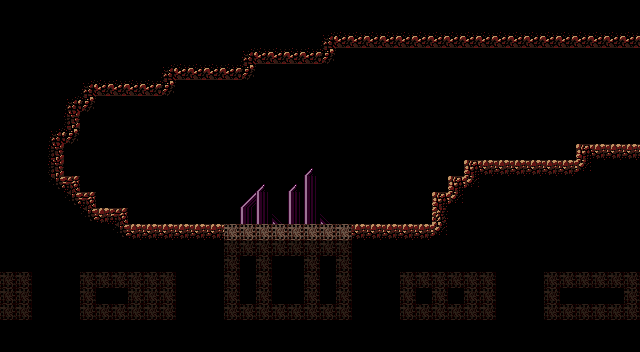

A level layout from a 2D game, rendered from its tile map. Below: a short description, then the map file with its tile-grid data intact:
An orthogonal 40x22 tile map with 16x16 px tiles, 2 tile layers (Background, Collision) and 1 object (Save).

<map version="1.10" tiledversion="1.10.2" orientation="orthogonal" renderorder="right-down" width="40" height="22" tilewidth="16" tileheight="16" infinite="0" nextlayerid="4" nextobjectid="2">
 <tileset firstgid="1" source="../tileset/tileset.tsx" />
 <layer id="3" name="Background" class="Layer" width="40" height="22">
  <properties>
   <property name="type" propertytype="LayerType" value="background" />
  </properties>
  <data encoding="csv">
0,0,0,0,0,0,0,0,0,0,0,0,0,0,0,0,0,0,0,0,0,0,0,0,0,0,0,0,0,0,0,0,0,0,0,0,0,0,0,0,
0,0,0,0,0,0,0,0,0,0,0,0,0,0,0,0,0,0,0,0,0,0,0,0,0,0,0,0,0,0,0,0,0,0,0,0,0,0,0,0,
0,0,0,0,0,0,0,0,0,0,0,0,0,0,0,0,0,0,0,0,0,0,0,0,0,0,0,0,0,0,0,0,0,0,0,0,0,0,0,0,
0,0,0,0,0,0,0,0,0,0,0,0,0,0,0,0,0,0,0,0,0,0,0,0,0,0,0,0,0,0,0,0,0,0,0,0,0,0,0,0,
0,0,0,0,0,0,0,0,0,0,0,0,0,0,0,0,0,0,0,0,0,0,0,0,0,0,0,0,0,0,0,0,0,0,0,0,0,0,0,0,
0,0,0,0,0,0,0,0,0,0,0,0,0,0,0,0,0,0,0,0,0,0,0,0,0,0,0,0,0,0,0,0,0,0,0,0,0,0,0,0,
0,0,0,0,0,0,0,0,0,0,0,0,0,0,0,0,0,0,0,0,0,0,0,0,0,0,0,0,0,0,0,0,0,0,0,0,0,0,0,0,
0,0,0,0,0,0,0,0,0,0,0,0,0,0,0,0,0,0,0,0,0,0,0,0,0,0,0,0,0,0,0,0,0,0,0,0,0,0,0,0,
0,0,0,0,0,0,0,0,0,0,0,0,0,0,0,0,0,0,0,0,0,0,0,0,0,0,0,0,0,0,0,0,0,0,0,0,0,0,0,0,
0,0,0,0,0,0,0,0,0,0,0,0,0,0,0,0,0,0,0,0,0,0,0,0,0,0,0,0,0,0,0,0,0,0,0,0,0,0,0,0,
0,0,0,0,0,0,0,0,0,0,0,0,0,0,0,0,0,0,0,329,0,0,0,0,0,0,0,0,0,0,0,0,0,0,0,0,0,0,0,0,
0,0,0,0,0,0,0,0,0,0,0,0,0,0,0,0,329,0,329,328,0,0,0,0,0,0,0,0,0,0,0,0,0,0,0,0,0,0,0,0,
0,0,0,0,0,0,0,0,0,0,0,0,0,0,0,296,328,0,328,328,0,0,0,0,0,0,0,0,0,0,0,0,0,0,0,0,0,0,0,0,
0,0,0,0,0,0,0,0,0,0,0,0,0,0,0,328,328,297,328,328,297,0,0,0,0,0,0,0,0,0,0,0,0,0,0,0,0,0,0,0,
0,0,0,0,0,0,0,0,0,0,0,0,0,0,0,0,0,0,0,0,0,0,0,0,0,0,0,0,0,0,0,0,0,0,0,0,0,0,0,0,
0,0,0,0,0,0,0,0,0,0,0,0,0,0,0,0,0,0,0,0,0,0,0,0,0,0,0,0,0,0,0,0,0,0,0,0,0,0,0,0,
0,0,0,0,0,0,0,0,0,0,0,0,0,0,0,0,0,0,0,0,0,0,0,0,0,0,0,0,0,0,0,0,0,0,0,0,0,0,0,0,
0,0,0,0,0,0,0,0,0,0,0,0,0,0,0,0,0,0,0,0,0,0,0,0,0,0,0,0,0,0,0,0,0,0,0,0,0,0,0,0,
0,0,0,0,0,0,0,0,0,0,0,0,0,0,0,0,0,0,0,0,0,0,0,0,0,0,0,0,0,0,0,0,0,0,0,0,0,0,0,0,
0,0,0,0,0,0,0,0,0,0,0,0,0,0,0,0,0,0,0,0,0,0,0,0,0,0,0,0,0,0,0,0,0,0,0,0,0,0,0,0,
0,0,0,0,0,0,0,0,0,0,0,0,0,0,0,0,0,0,0,0,0,0,0,0,0,0,0,0,0,0,0,0,0,0,0,0,0,0,0,0,
0,0,0,0,0,0,0,0,0,0,0,0,0,0,0,0,0,0,0,0,0,0,0,0,0,0,0,0,0,0,0,0,0,0,0,0,0,0,0,0
</data>
 </layer>
 <layer id="1" name="Collision" width="40" height="22">
  <data encoding="csv">
972,972,972,972,972,972,972,972,972,972,972,972,972,972,972,972,972,972,972,972,972,972,972,972,972,972,972,972,972,972,972,972,972,972,972,972,972,972,972,972,
972,972,972,972,972,972,972,972,972,972,972,972,972,972,972,972,972,972,972,972,972,972,972,972,972,972,972,972,972,972,972,972,972,972,972,972,972,972,972,972,
972,972,972,972,972,972,972,972,972,972,972,972,972,972,972,972,972,972,972,972,942,1004,1004,1004,1004,1004,1004,1004,1004,1004,1004,1004,1004,1004,1004,1004,1004,1004,1004,1004,
972,972,972,972,972,972,972,972,972,972,972,972,972,972,972,942,1004,1004,1004,1004,1005,0,0,0,0,0,0,0,0,0,0,0,0,0,0,0,0,0,0,0,
972,972,972,972,972,972,972,972,972,972,942,1004,1004,1004,1004,1005,0,0,0,0,0,0,0,0,0,0,0,0,0,0,0,0,0,0,0,0,0,0,0,0,
972,972,972,972,972,942,1004,1004,1004,1004,1005,0,0,0,0,0,0,0,0,0,0,0,0,0,0,0,0,0,0,0,0,0,0,0,0,0,0,0,0,0,
972,972,972,972,942,1005,0,0,0,0,0,0,0,0,0,0,0,0,0,0,0,0,0,0,0,0,0,0,0,0,0,0,0,0,0,0,0,0,0,0,
972,972,972,972,973,0,0,0,0,0,0,0,0,0,0,0,0,0,0,0,0,0,0,0,0,0,0,0,0,0,0,0,0,0,0,0,0,0,0,0,
972,972,972,942,1005,0,0,0,0,0,0,0,0,0,0,0,0,0,0,0,0,0,0,0,0,0,0,0,0,0,0,0,0,0,0,0,0,0,0,0,
972,972,972,973,0,0,0,0,0,0,0,0,0,0,0,0,0,0,0,0,0,0,0,0,0,0,0,0,0,0,0,0,0,0,0,0,939,940,940,940,
972,972,972,973,0,0,0,0,0,0,0,0,0,0,0,0,0,0,0,0,0,0,0,0,0,0,0,0,0,939,940,940,940,940,940,940,975,972,972,972,
972,972,972,974,941,0,0,0,0,0,0,0,0,0,0,0,0,0,0,0,0,0,0,0,0,0,0,0,939,975,972,972,972,972,972,972,972,972,972,972,
972,972,972,972,974,941,0,0,0,0,0,0,0,0,0,0,0,0,0,0,0,0,0,0,0,0,0,939,975,972,972,972,972,972,972,972,972,972,972,972,
972,972,972,972,972,974,940,941,0,0,0,0,0,0,0,0,0,0,0,0,0,0,0,0,0,0,0,971,972,972,972,972,972,972,972,972,972,972,972,972,
972,972,972,972,972,972,972,974,940,940,940,940,940,940,1008,1008,1008,1008,1008,1008,1008,1008,940,940,940,940,940,975,972,972,972,972,972,972,972,972,972,972,972,972,
972,972,972,972,972,972,972,972,972,972,972,972,972,972,1009,1009,1009,1009,1009,1009,1009,1009,972,972,972,972,972,972,972,972,972,972,972,972,972,972,972,972,972,972,
972,972,972,972,972,972,972,972,972,972,972,972,972,972,1009,972,1009,972,972,1009,972,1009,972,972,972,972,972,972,972,972,972,972,972,972,972,972,972,972,972,972,
1009,1009,972,972,972,1009,1009,1009,1009,1009,1009,972,972,972,1009,972,1009,972,972,1009,972,1009,972,972,972,1009,1009,1009,1009,1009,1009,972,972,972,1009,1009,1009,1009,1009,1009,
1009,1009,972,972,972,1009,972,972,1009,1009,1009,972,972,972,1009,972,1009,972,972,1009,972,1009,972,972,972,1009,972,1009,972,1009,1009,972,972,972,1009,972,972,972,972,1009,
1009,1009,972,972,972,1009,1009,1009,1009,1009,1009,972,972,972,1009,1009,1009,1009,1009,1009,1009,1009,972,972,972,1009,1009,1009,1009,1009,1009,972,972,972,1009,1009,1009,1009,1009,1009,
972,972,972,972,972,972,972,972,972,972,972,972,972,972,972,972,972,972,972,972,972,972,972,972,972,972,972,972,972,972,972,972,972,972,972,972,972,972,972,972,
972,972,972,972,972,972,972,972,972,972,972,972,972,972,972,972,972,972,972,972,972,972,972,972,972,972,972,972,972,972,972,972,972,972,972,972,972,972,972,972
</data>
 </layer>
 <objectgroup id="2" name="Save">
  <object id="1" name="Basin Save" type="Save" x="240" y="160" width="96" height="64" />
 </objectgroup>
</map>
